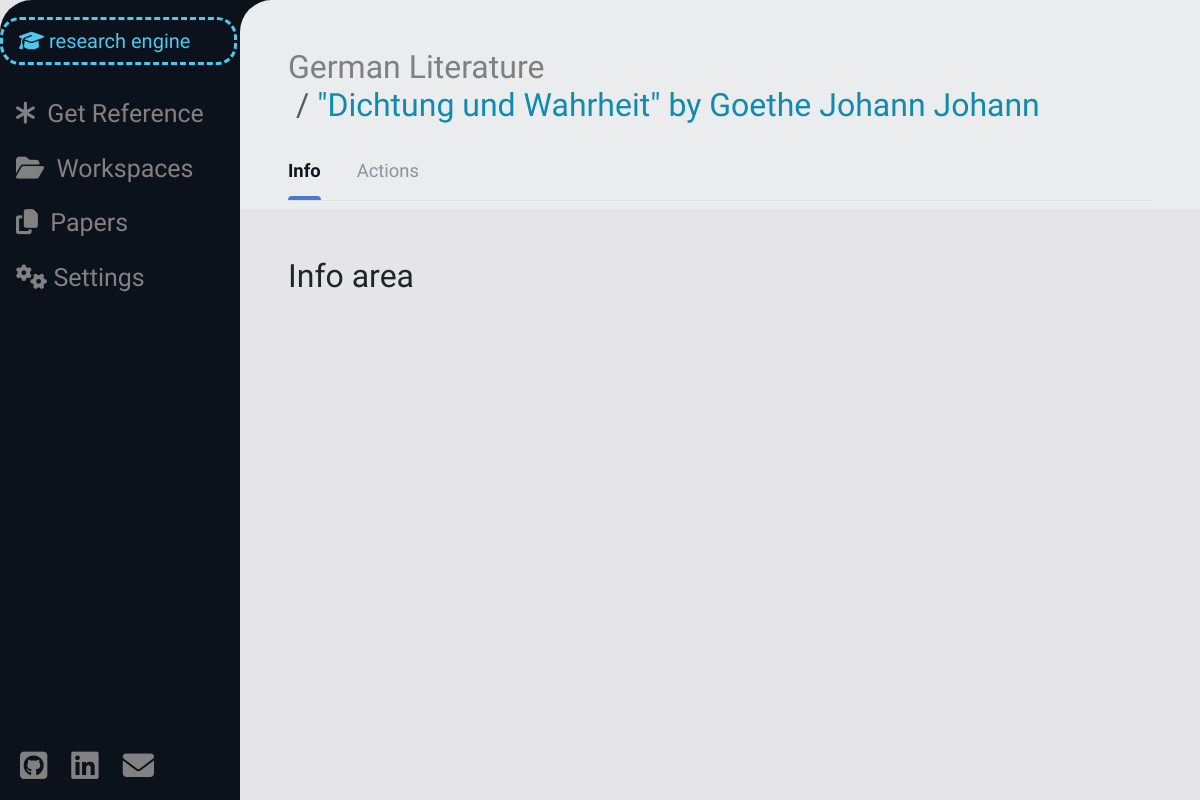
The app's page /source_space/43 (signed in) with its own data.
### bookshelf/models.py (models this page shows, shortened)
class Source(models.Model):
    real_type = models.ForeignKey(ContentType, editable=False, on_delete=models.CASCADE)
    work_space = models.ForeignKey(WorkSpace, on_delete=models.CASCADE, related_name="sources")
    user = models.ForeignKey(User, on_delete=models.CASCADE, related_name="sources")
    title = models.CharField(max_length=100)
    author = models.CharField(max_length=70, blank=True)
    year = models.CharField(max_length=4, blank=True)
    link = models.URLField(max_length=40, blank=True)
    has_file = models.BooleanField(default=False)
    def __str__(self):
        return self.title
    def cast(self):
        return self.real_type.get_object_for_this_type(pk=self.pk)
    def get_file(self) -> SourceFile | None:
        try:
            return SourceFile.objects.get(source=self)
        except ObjectDoesNotExist:
            return None
    def get_type(self) -> str:
        source_type = self.cast()
        match source_type:
            case Book():
                return "book"
            case Article():
                return"article"
            case Chapter():
                return "chapter"
            case Webpage():
                return "webpage"

### work_space/models.py (models this page shows, shortened)
class WorkSpace(models.Model):
    owner = models.ForeignKey(User, on_delete=models.CASCADE, related_name="work_spaces")
    members = models.ManyToManyField(User, related_name="guest_work_spaces")
    title = models.CharField(max_length=50)
    archived = models.BooleanField(default=False)
    def __str__(self):
        return self.title

### bookshelf/views.py (the view)
# urls.py: path("source_space/<int:source_id>", views.source_space, name="source_space"),
@login_required(redirect_field_name=None)
def source_space(request, source_id):
    source = check_source(source_id, request.user)
    reference = get_source_reference(source)
    if source.has_file:
        source_file_id = source.get_file().pk
    else:
        source_file_id = None
    source_data = {
            "source": source,
            "source_type": source.get_type(),
            "reference": reference,
            "source_file_id": source_file_id,
            "alter_source_form": get_and_set_alter_form(source),
            "upload_file_form": UploadSourceFileForm(),
            "link_form": AddLinkForm().set_initials(source),
            "work_spaces": get_user_work_spaces(request.user),
            "papers": get_user_papers(request.user)
    }
    return render(request, "main/source_space.html", source_data)

### bookshelf/forms.py (called while the page is built)
def get_and_set_alter_form(source: Source):
    source_type = source.cast()
    match source_type:
        case Book():
            return AlterBookForm().set_initials(source.book)
        case Article():
            return AlterArticleForm().set_initials(source.article)
        case Chapter():
            return AlterChapterForm().set_initials(source.chapter)
        case Webpage():
            return AlterWebpageForm().set_initials(source.webpage)
        case _:
            return None

    def set_initials(self, book: Book):
        for field in self.fields:
            if field not in ("source_type", "number_of_authors",):
                self.fields[field].initial = book.__getattribute__(field)
        return self

    def set_initials(self, source: Source):
        if source.link:
            self.fields["link"].initial = source.link
        return self

### bookshelf/source_citation.py (called while the page is built)
def get_source_reference(source: Source) -> Reference | Http404:
    try:
        return Reference.objects.get(source=source)
    except ObjectDoesNotExist:
        raise Http404

### paper_work/models.py (called while the page is built)
    def __str__(self):
        return self.title

### user_management/helpers.py (called while the page is built)
def get_user_work_spaces(user: User, archived=False) -> list:
    return list(chain(user.work_spaces.filter(archived=archived), user.guest_work_spaces.filter(archived=archived)))

def get_user_papers(user: User, archived=False):
    return user.papers.filter(archived=archived)

### utils/verification.py (called while the page is built)
def check_work_space(space_id: int, user: User) -> WorkSpace | Http404 | PermissionDenied:
    try:
        space = WorkSpace.objects.get(pk=space_id)
    except ObjectDoesNotExist:
        raise Http404
    else:
        if space.owner != user and user not in space.members.all():
            raise PermissionDenied
    return space

def check_source(source_id: int, user: User) -> Source | Http404:
    try:
        source = Source.objects.get(pk=source_id)
    except ObjectDoesNotExist:
        raise Http404
    else:
        source_type = source.cast()
        match source_type:
            case Book():
                check_work_space(source.book.work_space.pk, user)
            case Article():
                check_work_space(source.article.work_space.pk, user)
            case Chapter():
                check_work_space(source.chapter.work_space.pk, user)
            case Webpage():
                check_work_space(source.webpage.work_space.pk, user)
            case _:
                return None
    return source

### templates/main/source_space.html (shortened to what this page needs)
{% extends "layout.html" %}
{% load static %}
{% block header %}
    <nav aria-label="breadcrumb">
        <ol class="breadcrumb">
            <li class="breadcrumb-item"><a href="{% url 'work_space:space_view' source.work_space.pk %}" class="color-grey">{{ source.work_space }}</a></li>
            <li class="breadcrumb-item active light-blue" aria-current="page">
                <h2 class="one-liner light-blue">"{{ source }}" by {{ source.author }}&nbsp;</h2>
            </li>
        </ol>
    </nav>
{% endblock %}
{% block nav_links %}
    <nav class="nav-tabs" id="nav-tabs">
        <a onclick="show_source_area('info-area');return false" href="#" type="button" class="active">
            Info
        </a>
        <a onclick="show_source_area('actions-area');return false" href="#" type="button" id="settings-area-button">
            Actions
        </a>
    </nav>
{% endblock %}
{% block body %}
    <div class="source-area" id="info-area">
        <h2>Info area</h2>
    </div>
{% endblock %}

### static/css/styles.css (style rules this page uses)
html, body { background-color: #e5e5e9; overscroll-behavior-y: none; margin: 0; height: 100%; }
.nav-tabs a, .nav-link { margin-right: 2rem; display: inline-block; padding: 1rem 0 1rem 0; font-size: 1.15rem; color: #8c939e; position: relative; }
.nav-tabs a.active { color: #101620; font-weight: 600; }
.nav-tabs a.active::after { content: ""; position: absolute; bottom: 0; left: 0; width: 100%; height: 4px; background: #457ace; border-top-right-radius: 10px; border-top-left-radius: 10px; }
.one-liner { display: inline; }
a:link { text-decoration: none; }
.light-blue, #header-text, #form-header { color: #118ab2; }
.color-grey { color: grey; }

### records on screen
Source: work_space "German Literature", title "Dichtung und Wahrheit", author "Goethe Johann Johann"
